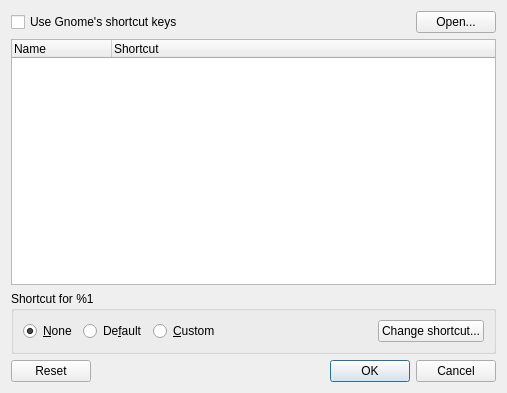
<?xml version="1.0" encoding="UTF-8"?>
<ui version="4.0">
 <class>GlobalShortcutsDialog</class>
 <widget class="QDialog" name="GlobalShortcutsDialog">
  <property name="geometry">
   <rect>
    <x>0</x>
    <y>0</y>
    <width>507</width>
    <height>393</height>
   </rect>
  </property>
  <property name="windowTitle">
   <string>Configure Shortcuts</string>
  </property>
  <layout class="QVBoxLayout" name="verticalLayout">
   <item>
    <widget class="QWidget" name="gnome_container" native="true">
     <layout class="QHBoxLayout" name="horizontalLayout_2">
      <property name="margin">
       <number>0</number>
      </property>
      <item>
       <widget class="QCheckBox" name="gnome_checkbox">
        <property name="sizePolicy">
         <sizepolicy hsizetype="Expanding" vsizetype="Fixed">
          <horstretch>0</horstretch>
          <verstretch>0</verstretch>
         </sizepolicy>
        </property>
        <property name="text">
         <string>Use Gnome's shortcut keys</string>
        </property>
       </widget>
      </item>
      <item>
       <widget class="QPushButton" name="gnome_open">
        <property name="text">
         <string>Open...</string>
        </property>
       </widget>
      </item>
     </layout>
    </widget>
   </item>
   <item>
    <widget class="QTreeWidget" name="list">
     <property name="editTriggers">
      <set>QAbstractItemView::NoEditTriggers</set>
     </property>
     <property name="alternatingRowColors">
      <bool>true</bool>
     </property>
     <property name="rootIsDecorated">
      <bool>false</bool>
     </property>
     <property name="allColumnsShowFocus">
      <bool>true</bool>
     </property>
     <column>
      <property name="text">
       <string>Name</string>
      </property>
     </column>
     <column>
      <property name="text">
       <string>Shortcut</string>
      </property>
     </column>
    </widget>
   </item>
   <item>
    <widget class="QGroupBox" name="shortcut_options">
     <property name="enabled">
      <bool>true</bool>
     </property>
     <property name="title">
      <string>Shortcut for %1</string>
     </property>
     <layout class="QHBoxLayout" name="horizontalLayout">
      <item>
       <widget class="QRadioButton" name="radio_none">
        <property name="enabled">
         <bool>true</bool>
        </property>
        <property name="text">
         <string>&amp;None</string>
        </property>
        <property name="checked">
         <bool>true</bool>
        </property>
       </widget>
      </item>
      <item>
       <widget class="QRadioButton" name="radio_default">
        <property name="text">
         <string>De&amp;fault</string>
        </property>
       </widget>
      </item>
      <item>
       <widget class="QRadioButton" name="radio_custom">
        <property name="text">
         <string>&amp;Custom</string>
        </property>
       </widget>
      </item>
      <item>
       <spacer name="horizontalSpacer">
        <property name="orientation">
         <enum>Qt::Horizontal</enum>
        </property>
        <property name="sizeHint" stdset="0">
         <size>
          <width>40</width>
          <height>20</height>
         </size>
        </property>
       </spacer>
      </item>
      <item>
       <widget class="QPushButton" name="change">
        <property name="text">
         <string>Change shortcut...</string>
        </property>
       </widget>
      </item>
     </layout>
    </widget>
   </item>
   <item>
    <widget class="QDialogButtonBox" name="button_box">
     <property name="orientation">
      <enum>Qt::Horizontal</enum>
     </property>
     <property name="standardButtons">
      <set>QDialogButtonBox::Cancel|QDialogButtonBox::Ok|QDialogButtonBox::Reset</set>
     </property>
     <property name="centerButtons">
      <bool>false</bool>
     </property>
    </widget>
   </item>
  </layout>
 </widget>
 <tabstops>
  <tabstop>list</tabstop>
  <tabstop>radio_none</tabstop>
  <tabstop>radio_default</tabstop>
  <tabstop>radio_custom</tabstop>
  <tabstop>change</tabstop>
  <tabstop>button_box</tabstop>
 </tabstops>
 <resources/>
 <connections>
  <connection>
   <sender>button_box</sender>
   <signal>accepted()</signal>
   <receiver>GlobalShortcutsDialog</receiver>
   <slot>accept()</slot>
   <hints>
    <hint type="sourcelabel">
     <x>358</x>
     <y>368</y>
    </hint>
    <hint type="destinationlabel">
     <x>333</x>
     <y>346</y>
    </hint>
   </hints>
  </connection>
  <connection>
   <sender>button_box</sender>
   <signal>rejected()</signal>
   <receiver>GlobalShortcutsDialog</receiver>
   <slot>reject()</slot>
   <hints>
    <hint type="sourcelabel">
     <x>436</x>
     <y>374</y>
    </hint>
    <hint type="destinationlabel">
     <x>440</x>
     <y>391</y>
    </hint>
   </hints>
  </connection>
  <connection>
   <sender>gnome_checkbox</sender>
   <signal>toggled(bool)</signal>
   <receiver>list</receiver>
   <slot>setDisabled(bool)</slot>
   <hints>
    <hint type="sourcelabel">
     <x>63</x>
     <y>25</y>
    </hint>
    <hint type="destinationlabel">
     <x>82</x>
     <y>63</y>
    </hint>
   </hints>
  </connection>
  <connection>
   <sender>gnome_checkbox</sender>
   <signal>toggled(bool)</signal>
   <receiver>shortcut_options</receiver>
   <slot>setDisabled(bool)</slot>
   <hints>
    <hint type="sourcelabel">
     <x>244</x>
     <y>26</y>
    </hint>
    <hint type="destinationlabel">
     <x>122</x>
     <y>298</y>
    </hint>
   </hints>
  </connection>
 </connections>
</ui>
